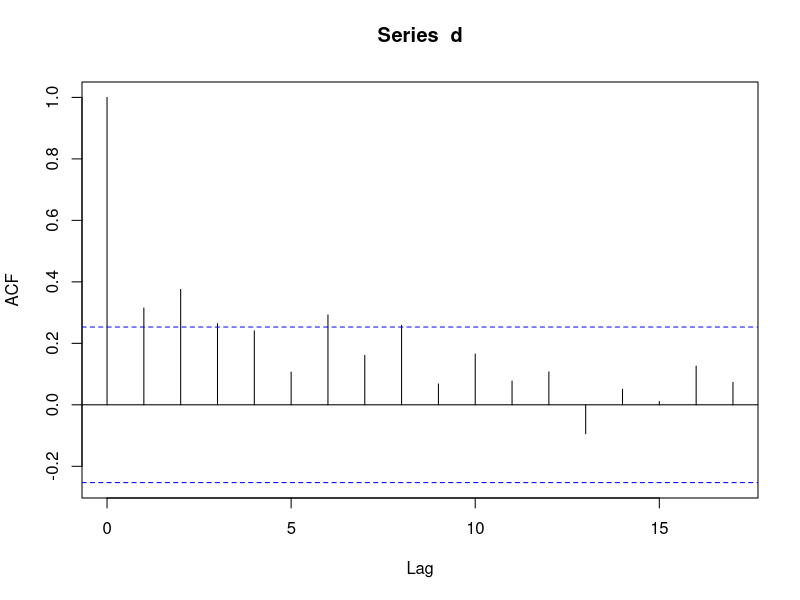
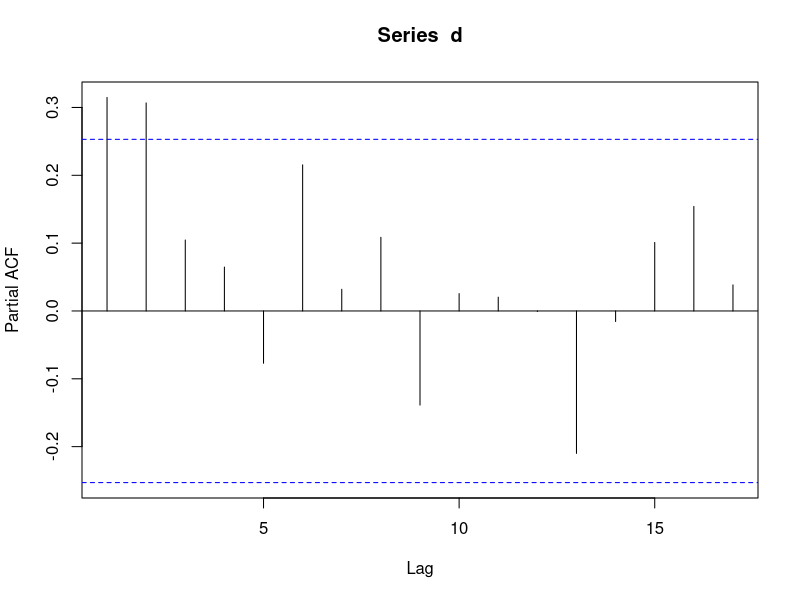
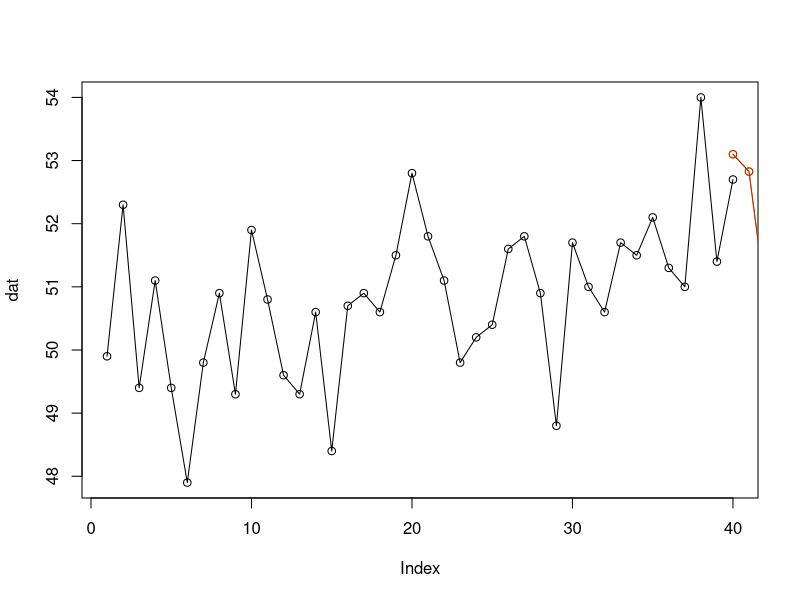

The R source for these figures, in order:
#Author & date: Navin K Ipe. July 2018
#License: MIT
#Improving ARIMA model

library(datasets)
library(tseries)

#d = datasets::AirPassengers#for strong seasonality and trend
#d = datasets::austres#trend but no seasonality
#d = datasets::BJsales#exponential growth trend
#d = datasets::JohnsonJohnson#trend and seasonality
d = datasets::nhtemp#almost already stationary
#d = datasets::USAccDeaths#strong seasonality

testLim = 40
predAhead = 20
#plot(d, main="Main plot", xlab="years", ylab="temperature")
acf(d)
pacf(d)
ad = adf.test(d)
dat = d[1:testLim]
ar=arima(dat, c(1,0,8))
ar2=arima(dat, c(2,0,9))
pr = predict(ar, n.ahead=predAhead)
pr2 = predict(ar2, n.ahead=predAhead)
plot(dat, type="o")
asd=c(d[testLim+1], pr$pred)
lines(seq(testLim,length(d)), c(d[testLim+1], pr$pred), type="o", col="green")
lines(seq(testLim,length(d)), c(d[testLim+1], pr$pred), type="o", col="red")


meanSquaredError <- function(original, predicted) {

}
